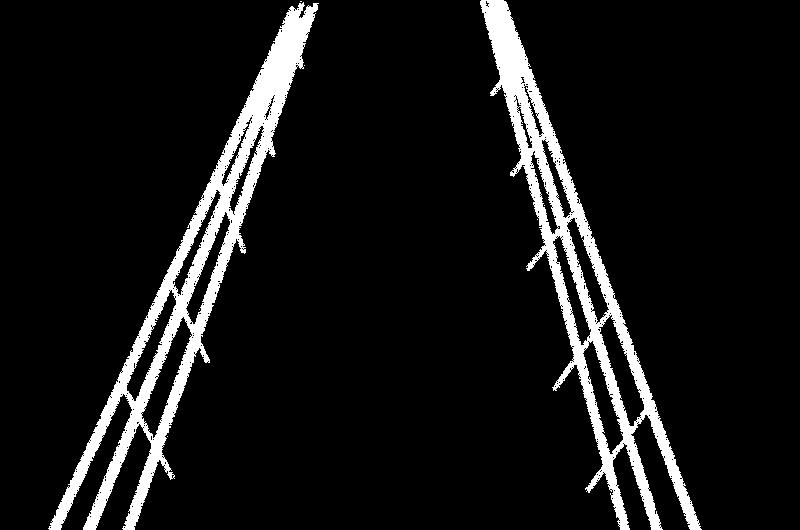
#> input picture road_plan/offroad_run/images/fence_terrible_detected.jpg, 800 x 530 px
$ python detect_path.py
#> lines starting #> are read from the running program, lines starting #| are printed output that depends on the picture; after the words box and inside, x2 and y2 are one past the last pixel; in counts of white or black regions, pixels touching at a corner belong together
import cv2
import numpy as np

# Definition
sampling_y_place = 0.6 # 在圖像y座標60%的地方取樣，作為判定直線距離的參考位置

# 加载图像并转换为灰度
img = cv2.imread('images/fence_terrible_detected.jpg')
#> img is the input picture: shape (530, 800, 3); min 0, max 255, mean 22.4
img_height, img_width, img_channels = img.shape # Get the basic property of image
#> img_height = 530; img_width = 800; img_channels = 3
sampling_y_coordinate = int(img_height * sampling_y_place) # Get sampling y coordinate
#> sampling_y_coordinate = 318
gray = cv2.cvtColor(img, cv2.COLOR_BGR2GRAY)

# 边缘检测
edges = cv2.Canny(gray, 50, 150)
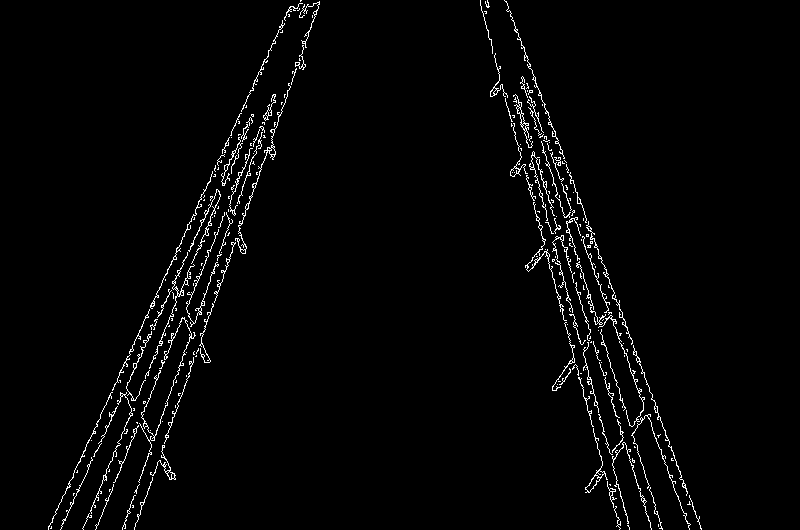
#> edges: shape (530, 800); 2.2% white in thin lines or dots, all inside (x1, y1, x2, y2) = (48, 0, 702, 530)

# 使用霍夫线变换检测直线
lines = cv2.HoughLinesP(edges, 1, np.pi/180, threshold=100, minLineLength=100, maxLineGap=10)
#> lines = 31 rows, first 6: [68, 483, 254, 83], [480, 3, 573, 353], [514, 95, 614, 468], [201, 338, 261, 164], [89, 464, 252, 114], [506, 1, 646, 384]

def line_intersection_y(x1, y1, x2, y2, y_r):
    if y_r in range(min(y1, y2), max(y1, y2)):
        if x1 <= x2:
            intercept_x = x2 - (x2 - x1) * (abs(y2 - y_r) / abs(y2 - y1))
        else:
            intercept_x = x1 - (x1 - x2) * (abs(y2 - y_r) / abs(y2 - y1))
        return intercept_x
    else:
        return -1

# 在图像中绘制检测到的线条
valid_lines = []
for line in lines:
    x1, y1, x2, y2 = line[0]

    # 驗證此線段是否可以作為參考邊界線，並且算出其與參考y做標線之焦點
    intercept_x = line_intersection_y(x1, y1, x2, y2, sampling_y_coordinate)
    if(intercept_x != -1):
        valid_lines.append([x1, y1, x2, y2, int(intercept_x), sampling_y_coordinate])
        cv2.line(img, (x1, y1), (x2, y2), (0, 255, 0), 2)
        pass
#> this loop made 31 passes
#> (x1, y1, x2, y2, intercept_x) on passes 1 to 12: (68, 483, 254, 83, 144.7), (480, 3, 573, 353, 563.7), (514, 95, 614, 468, 573.8), (201, 338, 261, 164, 207.9), (89, 464, 252, 114, 157), (506, 1, 646, 384, 621.9), (136, 398, 212, 212, 168.7), (154, 440, 258, 140, 196.3), (590, 258, 689, 529, 611.9), (555, 131, 687, 493, 623.2), (60, 529, 227, 169, 157.9), (177, 331, 273, 94, 182.3)
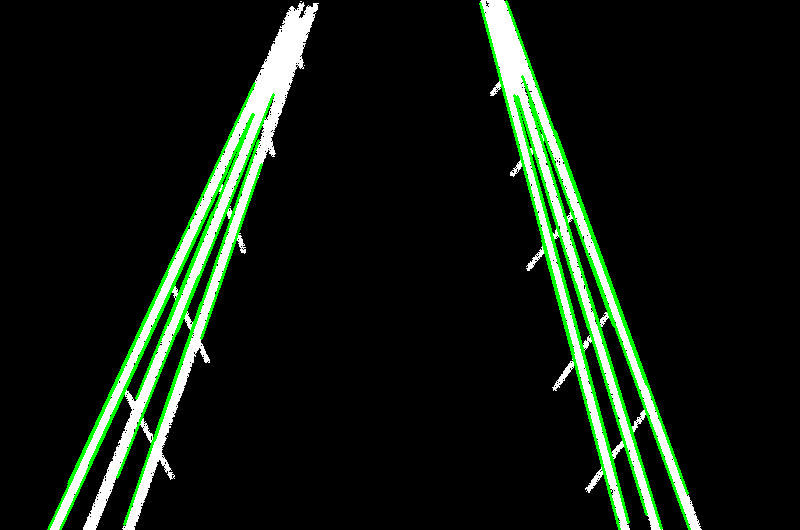
#> img: shape (530, 800, 3); 3.67% of pixels changed, all inside (x1, y1, x2, y2) = (47, 0, 691, 530)
#> after the loop, valid_lines = 23 items, first 6: [68, 483, 254, 83, 144, 318], [480, 3, 573, 353, 563, 318], [514, 95, 614, 468, 573, 318], [201, 338, 261, 164, 207, 318], [89, 464, 252, 114, 156, 318], [506, 1, 646, 384, 621, 318]

# 使用 sort 方法进行排序(使用列表個項目中第4個值為基準下去排序)
valid_lines.sort(key=lambda x: x[4])

# 算各個焦點的距離，求其中最大值及最大值發生的第一點x值
largest_dist = 0
largest_dist_start_x = 0
for i, v in enumerate(valid_lines):
    if i >= len(valid_lines)-1:
        continue
    tmp_dist = valid_lines[i+1][4] - valid_lines[i][4]
    if tmp_dist >= largest_dist_start_x:
        largest_dist = tmp_dist
        largest_dist_start_x = valid_lines[i][4]
#> this loop made 23 passes
#> (v, tmp_dist, largest_dist, largest_dist_start_x) on passes 1, 11: ([68, 483, 254, 83, 144, 318], 1, 1, 144), ([201, 338, 261, 164, 207, 318], 355, 355, 207)
#> (v, tmp_dist) on passes 2 to 7: ([48, 529, 167, 272, 145, 318], 11), ([89, 464, 252, 114, 156, 318], 1), ([60, 529, 227, 169, 157, 318], 11), ([136, 398, 212, 212, 168, 318], 2), ([168, 323, 253, 114, 170, 318], 11), ([117, 477, 198, 276, 181, 318], 1)
#> after the loop, largest_dist = 355; largest_dist_start_x = 207

# 劃出基準y線
cv2.line(img, (0, sampling_y_coordinate), (img_width-1, sampling_y_coordinate), (255, 255, 0), 2)
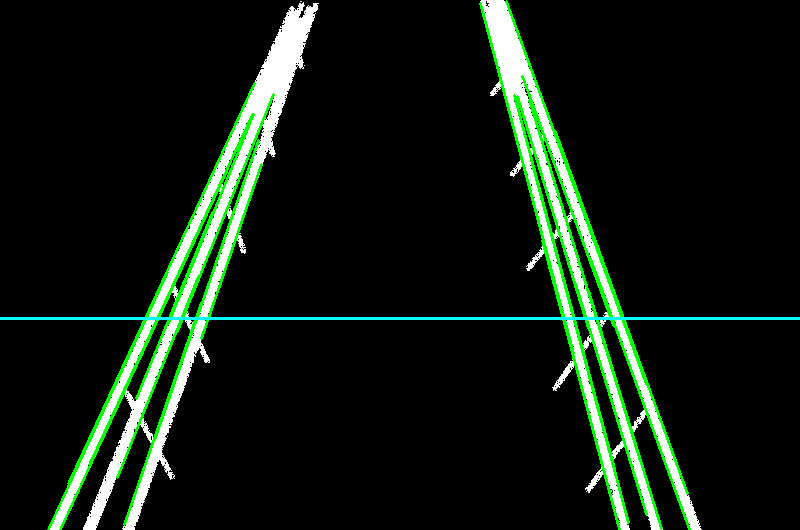
#> img: shape (530, 800, 3); 0.57% of pixels changed, all inside (x1, y1, x2, y2) = (0, 317, 800, 320)

# 將所有參考邊界線都顯示出來
for v in valid_lines:
    x, y = v[4], v[5]
    cv2.circle(img, (x, y), 5, (0, 0, 255), -1)
#> this loop made 23 passes
#> (v, x) on passes 1 to 12: ([68, 483, 254, 83, 144, 318], 144), ([48, 529, 167, 272, 145, 318], 145), ([89, 464, 252, 114, 156, 318], 156), ([60, 529, 227, 169, 157, 318], 157), ([136, 398, 212, 212, 168, 318], 168), ([168, 323, 253, 114, 170, 318], 170), ([117, 477, 198, 276, 181, 318], 181), ([177, 331, 273, 94, 182, 318], 182), ([124, 524, 201, 302, 195, 318], 195), ([154, 440, 258, 140, 196, 318], 196), ([201, 338, 261, 164, 207, 318], 207), ([542, 240, 619, 529, 562, 318], 562)
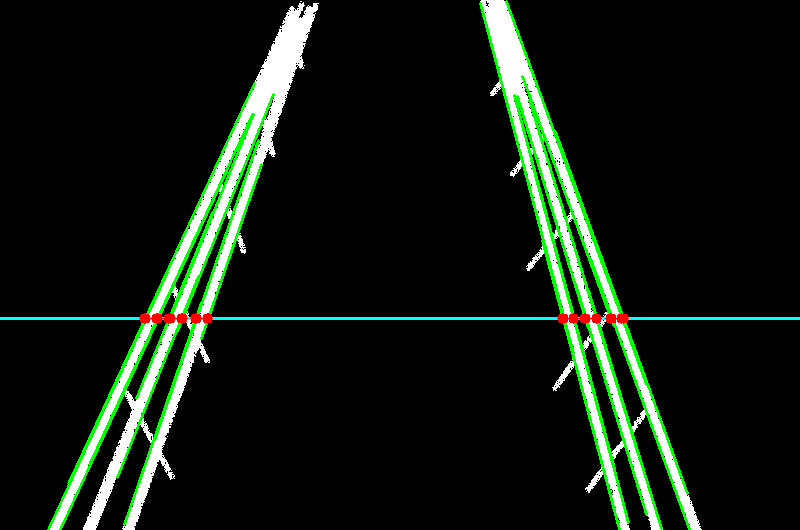
#> img: shape (530, 800, 3); 0.26% of pixels changed, all inside (x1, y1, x2, y2) = (139, 313, 629, 324)

# 劃出路徑中線
road_center_x = int(largest_dist_start_x + largest_dist/2)
#> road_center_x = 384
cv2.line(img, (road_center_x, 0), (road_center_x, img_height), (0, 255, 255), 2)
cv2.line(img, (int(img_width/2), 0), (int(img_width/2), img_height), (0, 136, 255), 2)
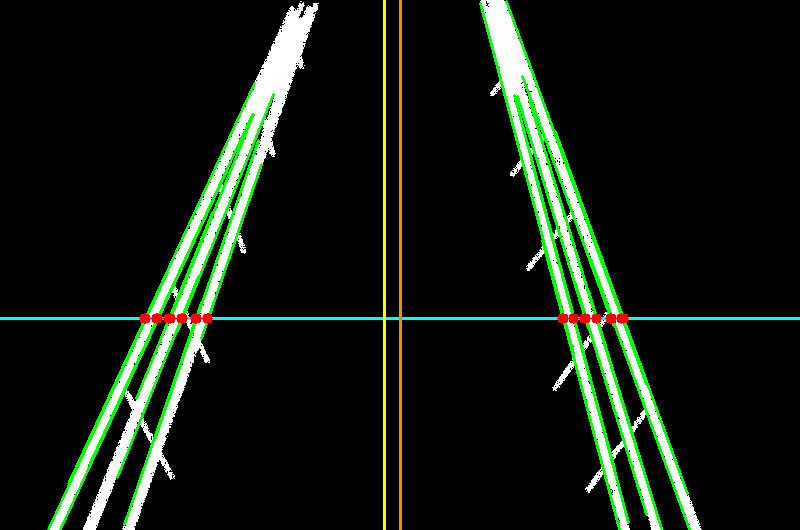
#> img: shape (530, 800, 3); mean B, G, R 18.7, 29.2, 20

cv2.imshow('Detected Lines', img)
cv2.waitKey(0)
cv2.destroyAllWindows()
